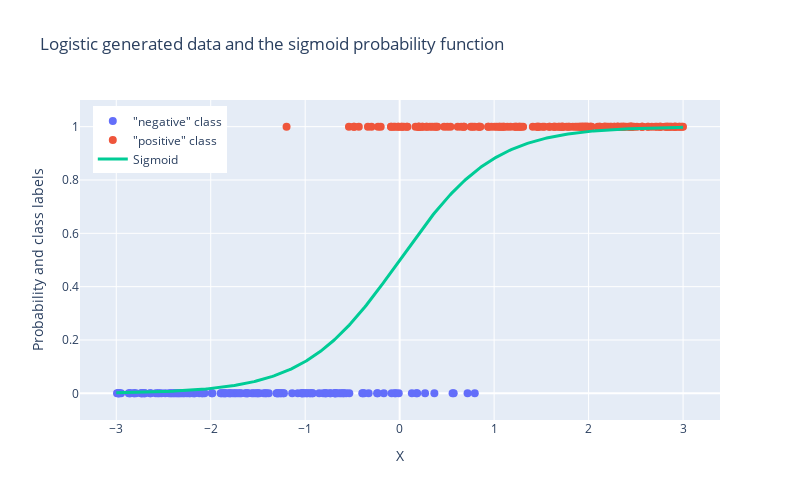

Notebook source saved alongside this figure:
### Code cell
X, y = make_logistic_data(n_samples=300, scale=2.0, random_state=None)

x_curve = np.linspace(-3, 3, 400)
sigmoid_model = LogisticClassifier(scale=2.0)
y_curve = sigmoid_model.sigmoid(x_curve)

X_class_0 = X[y == 0]
X_class_1 = X[y == 1]
fig = go.Figure()

fig.add_trace(go.Scatter(
    x=X_class_0,
    y=np.zeros_like(X_class_0),
    mode="markers",
    name='"negative" class',
    marker=dict(size=8),
))
fig.add_trace(go.Scatter(
    x=X_class_1,
    y=np.ones_like(X_class_1),
    mode="markers",
    name='"positive" class',
    marker=dict(size=8),
))

fig.add_trace(go.Scatter(
    x=x_curve,
    y=y_curve,
    mode="lines",
    name="Sigmoid",
    line=dict(width=3)
))
fig.update_layout(
    title="Logistic generated data and the sigmoid probability function",
    xaxis_title="X",
    yaxis_title="Probability and class labels",
    yaxis=dict(range=[-0.1, 1.1]),
    legend=dict(x=0.02, y=0.98),
    width=800,
    height=500
)
fig.show()

### Figure 1 — Plotly figure (JSON) as saved in the notebook; plotly's stock layout.template omitted (floating-point values rounded to 4 significant figures; data arrays with more than 128 entries replaced by an {"elided": "..."} marker saying what was removed)
{"data": [{"marker": {"size": 8}, "mode": "markers", "name": "\"negative\" class", "type": "scatter", "x": {"elided": "137 float values"}, "y": {"elided": "137 float values"}}, {"marker": {"size": 8}, "mode": "markers", "name": "\"positive\" class", "type": "scatter", "x": {"elided": "163 float values"}, "y": {"elided": "163 float values"}}, {"line": {"width": 3}, "mode": "lines", "name": "Sigmoid", "type": "scatter", "x": {"elided": "400 float values"}, "y": {"elided": "400 float values"}}], "layout": {"height": 500, "legend": {"x": 0.02, "y": 0.98}, "title": {"text": "Logistic generated data and the sigmoid probability function"}, "width": 800, "xaxis": {"title": {"text": "X"}}, "yaxis": {"range": [-0.1, 1.1], "title": {"text": "Probability and class labels"}}}}
